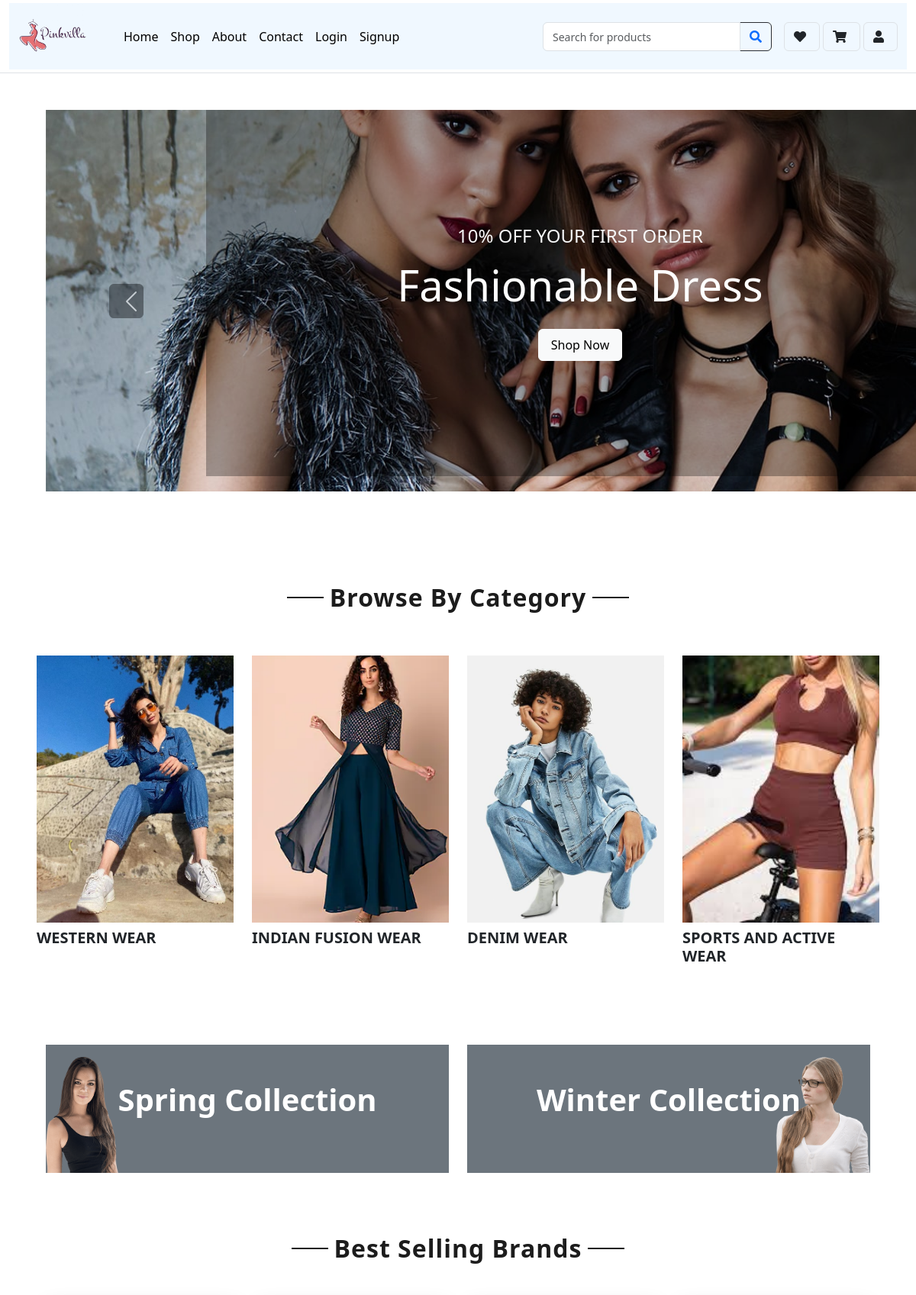
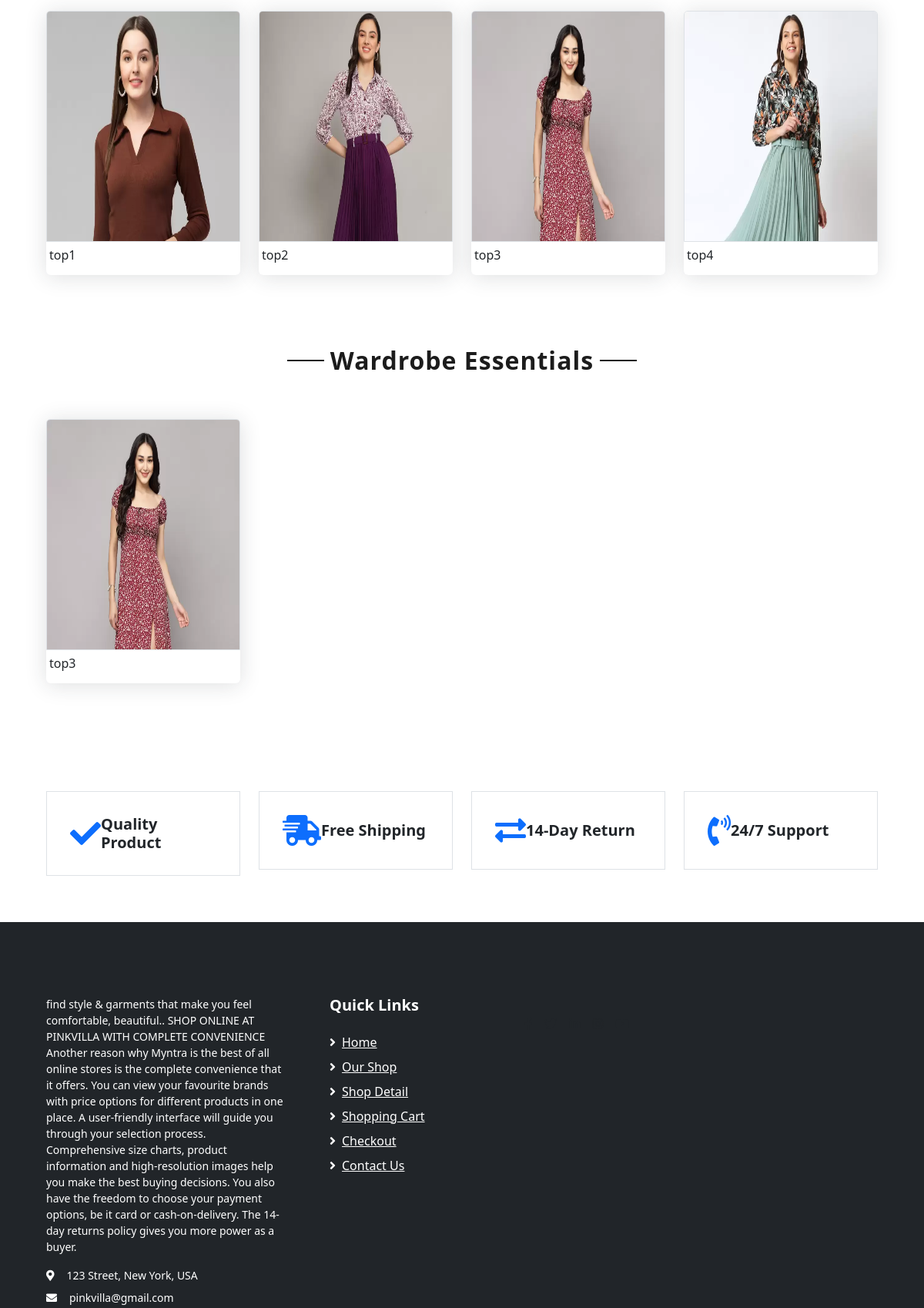
The page /home_before/ (upper part) on the database its author committed (2 pictures, top to bottom).
### app1/models.py (models this page shows, shortened)
class category(models.Model):
    id = models.AutoField(primary_key=True)
    name = models.CharField(max_length=100)
    category_image = models.ImageField(upload_to='category',default='default_image.jpg')

class Product(models.Model):
    id = models.AutoField(primary_key=True)
    name = models.CharField(max_length=100)
    brand = models.ForeignKey(Brand,on_delete=models.CASCADE)
    category = models.ForeignKey(category,on_delete=models.CASCADE)
    description = models.TextField()
    sales_count = models.PositiveIntegerField(default=0)
    wardrobe_essential = models.BooleanField(default=False)
    offer = models.ForeignKey(Offer, on_delete=models.SET_NULL, blank=True, null=True)
    image = models.ImageField(blank=True, upload_to='images/')

### app1/views.py (the view)
# urls.py: path('home_before/', views.home_before, name='home_before'),
def home_before(request):
    categories = category.objects.all()
    best_selling_products = Product.objects.order_by('-sales_count')[:4]
    wardrobe_essentials = Product.objects.filter(wardrobe_essential=True)[:4]
    return render(request, 'home_before.html', {'categories': categories, 'best_selling_products': best_selling_products,
    'wardrobe_essentials': wardrobe_essentials})

### app1/templates/home_before.html (shortened to what this page needs)
<!DOCTYPE html>
<html lang="en">
  {% load static %}
<head>
    <link href="https://cdnjs.cloudflare.com/ajax/libs/font-awesome/5.10.0/css/all.min.css" rel="stylesheet">
    <link href="lib/owlcarousel/assets/owl.carousel.min.css" rel="stylesheet">
    <link href="/static/app/css/style.min.css" rel="stylesheet">
    <link href="{% static 'app/css/style.css' %}" rel="stylesheet">
    <link href="https://cdn.jsdelivr.net/npm/bootstrap@5.3.0/dist/css/bootstrap.min.css" rel="stylesheet">
</head>
<body>
    <div class="row align-items-center py-1 px-xl-4">
        <div class="d-flex align-items-center" style=" background-color: aliceblue;">
            <div class="mr-5 d-none d-lg-block">
                <a href="" class="text-decoration-none">
                    <h1 class="mb-3 display-5 font-weight-semi-bold">
                             <img src="{% static "app/img/product/logo2.png" %}" alt="OHYEA" class="img-fluid"  style="width: 90px; height: auto; ">
                    </h1>
                </a>
            </div>
            <div class="mr-3">
                <a href="{% url 'userhome' %}" style="text-decoration: none;">
                    <button type="button" style="border: none; background: none; padding: 0; cursor: pointer;">Home</button>
                </a>
            </div>
            <div class="mr-3">
                <a href="{% url 'shop_before' %}" style="text-decoration: none;">
                    <button type="button" style="border: none; background: none; padding: 0; cursor: pointer;">Shop</button>
                </a>
            </div>
            <div class="mr-3">
                <a href="{% url 'about' %}" style="text-decoration: none;">
                    <button type="button" style="border: none; background: none; padding: 0; cursor: pointer;">About</button>
                </a>
            </div>
            <div class="mr-3">
                <a href="{% url 'contact' %}" style="text-decoration: none;">
                    <button type="button" style="border: none; background: none; padding: 0; cursor: pointer;">Contact</button>
                </a>
            </div>
            <div class="mr-3">
                <a href="{% url 'user_login' %}" style="text-decoration: none;">
                    <button type="button" style="border: none; background: none; padding: 0; cursor: pointer;">Login</button>
                </a>
            </div>
            <div class="mr-3">
                <a href="{% url 'signup' %}" style="text-decoration: none;">
                    <button type="button" style="border: none; background: none; padding: 0; cursor: pointer;">Signup</button>
                </a>
            </div>
            <div class="ml-auto d-flex align-items-center">
                <form action="" class="flex-grow-1">
                    <div class="input-group" style="width: 300px;">
                        <input type="text" class="form-control" placeholder="Search for products">
                        <div class="input-group-append">
                            <span class="input-group-text bg-transparent text-primary">
                                <i class="fa fa-search"></i>
                            </span>
                        </div>
                    </div>
                </form>
                <a href="{% url 'wishlist' %}" class="btn border ml-3" onclick="checkAuthentication(event, '{% url 'wishlist' %}')">
                    <i class="fas fa-heart"></i>
                </a>
                <a href="{% url 'show-cart' %}" class="btn border ml-1" onclick="checkAuthentication(event, '{% url 'show-cart' %}')">
                    <i class="fas fa-shopping-cart"></i>
                </a>
                <a href="{% url 'user_profile' %}" class="btn border ml-1" onclick="checkAuthentication(event, '{% url 'user_profile' %}')">
                    <i class="fa fa-user" aria-hidden="true"></i>
                </a>
            </div>
        </div>
    </div>
   {% block main-content%}
<div class="container-fluid mb-5">
    <div class="row border-top px-xl-5">
        <div class="col-lg-9">
            <div id="header-carousel" class="carousel slide mt-5 " data-ride="carousel" style="width: 1400px;">
                <div class="carousel-inner">
                    <div class="carousel-item active" style="height:500px; ">
                        <img class="img-fluid" src="{% static "app/img/product/carousel-1.jpg"%}" alt="Image">
                        <div class="carousel-caption d-flex flex-column align-items-center justify-content-center">
                            <div class="p-3" style="max-width: 700px;">
                                <h4 class="text-light text-uppercase font-weight-medium mb-3">10% Off Your First Order</h4>
                                <h3 class="display-4 text-white font-weight-semi-bold mb-4">Fashionable Dress</h3>
                                <a href="{% url 'shop_before' %}" class="btn btn-light py-2 px-3">Shop Now</a>
                            </div>
                        </div>
                    </div>
                </div>
                <a class="carousel-control-prev" href="#header-carousel" data-slide="prev">
                    <div class="btn btn-dark" style="width: 45px; height: 45px;">
                        <span class="carousel-control-prev-icon mb-n2"></span>
                    </div>
                </a>
            </div>
        </div>
    </div>
</div>
<br>
    <br>
    <br>
    <div class="text-center mb-4">
        <h2 class="section-title px-5"><span class="px-2">Browse By Category</span></h2>
    </div>
    <div class="row px-xl-5 pb-3">
        {% for category in categories %}
        <div class="col-lg-3 col-md-3 pb-3 mt-4 ">
                <a href="{% url 'user_product' category.id %}" class="cat-img position-relative overflow-hidden mb-3" style="height: 300px; width: 300px;">
                    <img class="img-fluid" src="{{ category.category_image.url }}" alt="" style="height: 350px; width:300px; object-fit: cover;">
                </a>
                <h5 class="font-weight-semi-bold m-0 ">{{ category.name }}</h5>
        </div>
        {% endfor %}
    </div>
    {% endblock main-content%}
    <br>
    {% block content%}
    <div class="container-fluid offer pt-5">
        <div class="row px-xl-5">
            <div class="col-md-6 pb-4">
                <div class="position-relative bg-secondary text-center text-md-right text-white mb-2 py-5 px-5">
                    <img src="{% static "app/img/product/offer-1.png"%}" alt="">
                    <div class="position-relative" style="z-index: 1;">
                        <h1 class="mb-4 font-weight-semi-bold">Spring Collection</h1>
                    </div>
                </div>
            </div>
            <div class="col-md-6 pb-4">
                <div class="position-relative bg-secondary text-center text-md-left text-white mb-2 py-5 px-5">
                    <img src="{% static "app/img/product/offer-2.png"%}" alt="">
                    <div class="position-relative" style="z-index: 1;">
                        <h1 class="mb-4 font-weight-semi-bold">Winter Collection</h1>
                    </div>
                </div>
            </div>
        </div>
    </div>
    <div class="container-fluid pt-5">
        <div class="text-center mb-4">
            <h2 class="section-title px-5"><span class="px-2">Best Selling Brands</span></h2>
        </div>
        <br>
        <div class="row px-xl-5 pb-3 ">
            {% for product in best_selling_products %}
            <div class="col-lg-3 col-md-6 col-sm-12 pb-1">
                <div class="card product-item border-0 mb-4" >
                    <a href="{% url 'product_detail' product.id %}" >
                    <div class="card-header product-img position-relative overflow-hidden bg-transparent border p-0">
                        <img class="img-fluid w-100 " src="{{ product.image.url }}" alt="" style="height: 500px;">
                    </div>  </a>
                        <div class="d-flex p-1 pt-0 pb-2" style="justify-content: space-between;">
                        <h6 class="text-truncate mb-2 mt-2">{{ product.name }}</h6>
                    </div>
                </div>
            </div>
            {% endfor %}
        </div>
    </div>
        <div class="container-fluid pt-5">
        <div class="text-center mb-4">
            <h2 class="section-title px-5"><span class="px-2">Wardrobe Essentials</span></h2>
        </div>
        <br>
        <div class="row px-xl-5 pb-3">
            {% for product in wardrobe_essentials %}
            <div class="col-lg-3 col-md-6 col-sm-12 pb-1">
                <div class="card product-item border-0 mb-4">
                    <a href="{% url 'product_detail' product.id %}" >
                        <div class="card-header product-img position-relative overflow-hidden bg-transparent border p-0">
                            <img class="img-fluid w-100 " src="{{ product.image.url }}" alt="" style="height: 500px;">
                        </div>  </a>
                    <div class="d-flex p-1 pt-0 pb-2" style="justify-content: space-between;">
                        <h6 class="text-truncate mb-2 mt-2 ">{{ product.name }}</h6>
                    </div>
                </div>
            </div>
            {% endfor %}
        </div>
    </div>
    {% endblock content%}
    <br>
    <br>
     <div class="container-fluid pt-5">
        <div class="row px-xl-5 pb-3">
            <div class="col-lg-3 col-md-6 col-sm-12 pb-1">
                <div class="d-flex align-items-center border mb-4" style="padding: 30px;">
                    <h1 class="fa fa-check text-primary m-0 mr-3"></h1>
                    <h5 class="font-weight-semi-bold m-0">Quality Product</h5>
                </div>
            </div>
            <div class="col-lg-3 col-md-6 col-sm-12 pb-1">
                <div class="d-flex align-items-center border mb-4" style="padding: 30px;">
                    <h1 class="fa fa-shipping-fast text-primary m-0 mr-2"></h1>
                    <h5 class="font-weight-semi-bold m-0">Free Shipping</h5>
                </div>
            </div>
            <div class="col-lg-3 col-md-6 col-sm-12 pb-1">
                <div class="d-flex align-items-center border mb-4" style="padding: 30px;">
                    <h1 class="fas fa-exchange-alt text-primary m-0 mr-3"></h1>
                    <h5 class="font-weight-semi-bold m-0">14-Day Return</h5>
                </div>
            </div>
            <div class="col-lg-3 col-md-6 col-sm-12 pb-1">
                <div class="d-flex align-items-center border mb-4" style="padding: 30px;">
                    <h1 class="fa fa-phone-volume text-primary m-0 mr-3"></h1>
                    <h5 class="font-weight-semi-bold m-0">24/7 Support</h5>
                </div>
            </div>
        </div>
    </div>
    <div class="container-fluid bg-dark text-white mt-3 pt-5">
        <div class="row px-xl-5 pt-5">
            <div class="col-lg-4 col-md-12 mb-5 pr-3 pr-xl-5">
                <p>find style & garments that make you feel comfortable, beautiful..
                    SHOP ONLINE AT PINKVILLA WITH COMPLETE CONVENIENCE
Another reason why Myntra is the best of all online stores is the complete convenience that it offers.
 You can view your favourite brands with price options for different products in one place.
 A user-friendly interface will guide you through your selection process. Comprehensive size charts,
  product information and high-resolution images help you make the best buying decisions.
   You also have the freedom to choose your payment options, be it card or cash-on-delivery.
    The 14-day returns policy gives you more power as a buyer.
                </p>
                <p class="mb-2"><i class="fa fa-map-marker-alt text-white mr-3"></i>123 Street, New York, USA</p>
                <p class="mb-2"><i class="fa fa-envelope text-white mr-3"></i>pinkvilla@gmail.com</p>
            </div>
            <div class="col-lg-8 col-md-12">
                <div class="row">
                    <div class="col-md-4 mb-5">
                        <h5 class="font-weight-bold text-white mb-4">Quick Links</h5>
                        <div class="d-flex flex-column justify-content-start">
                            <a class="text-white mb-2" href="index.html"><i class="fa fa-angle-right mr-2"></i>Home</a>
                            <a class="text-white mb-2" href="shop.html"><i class="fa fa-angle-right mr-2"></i>Our Shop</a>
                            <a class="text-white mb-2" href="detail.html"><i class="fa fa-angle-right mr-2"></i>Shop Detail</a>
                            <a class="text-white mb-2" href="cart.html"><i class="fa fa-angle-right mr-2"></i>Shopping Cart</a>
                            <a class="text-white mb-2" href="checkout.html"><i class="fa fa-angle-right mr-2"></i>Checkout</a>
                            <a class="text-white" href="contact.html"><i class="fa fa-angle-right mr-2"></i>Contact Us</a>
                        </div>
                    </div>
                     <div class="col-md-4 mb-5">
                        <div class="d-flex flex-column justify-content-start">
                            <div class="d-inline-flex align-items-center">
                                <a class="text-dark px-2" href="">
                                    <i class="fab fa-facebook-f"></i>
                                </a>
                                <a class="text-dark px-2" href="">
                                    <i class="fab fa-twitter"></i>
                                </a>
                                <a class="text-dark px-2" href="">
                                    <i class="fab fa-linkedin-in"></i>
                                </a>
                                <a class="text-dark px-2" href="">
                                    <i class="fab fa-instagram"></i>
                                </a>
                                <a class="text-dark pl-2" href="">
                                    <i class="fab fa-youtube"></i>
                                </a>
                        </div>
                    </div>
                </div>
            </div>
        </div>
    </div>
</body>
</html>

### rows shown on the page
category: category_image (picture), name "WESTERN WEAR"
category: category_image (picture), name "INDIAN FUSION WEAR"
category: category_image (picture), name "DENIM WEAR"
category: category_image (picture), name "SPORTS AND ACTIVE WEAR"
Product: image (picture), name "top1"
Product: image (picture), name "top2"
Product: image (picture), name "top3"
Product: image (picture), name "top4"
